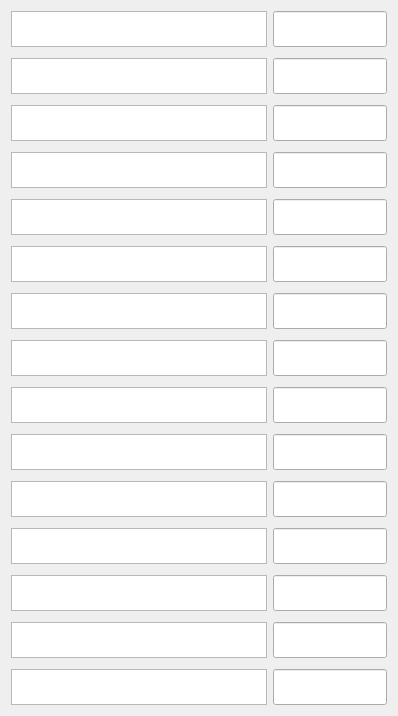
     <widget class="QWidget" name="scrollAreaWidgetContents">
      <property name="geometry">
       <rect>
        <x>0</x>
        <y>0</y>
        <width>398</width>
        <height>714</height>
       </rect>
      </property>
      <layout class="QGridLayout" name="gridLayout_5">
       <item row="0" column="0">
        <layout class="QGridLayout" name="gridLayout">
         <property name="verticalSpacing">
          <number>11</number>
         </property>
         <item row="17" column="1">
          <widget class="QgsFilterLineEdit" name="textEdit_Edit_11">
           <property name="maximumSize">
            <size>
             <width>16777215</width>
             <height>36</height>
            </size>
           </property>
           <property name="qgisRelation" stdset="0">
            <string notr="true"/>
           </property>
          </widget>
         </item>
         <item row="18" column="1">
          <widget class="QgsFilterLineEdit" name="textEdit_Edit_12">
           <property name="maximumSize">
            <size>
             <width>16777215</width>
             <height>36</height>
            </size>
           </property>
           <property name="qgisRelation" stdset="0">
            <string notr="true"/>
           </property>
          </widget>
         </item>
         <item row="17" column="0">
          <widget class="QTextBrowser" name="textBrowser_11">
           <property name="sizePolicy">
            <sizepolicy hsizetype="Expanding" vsizetype="Fixed">
             <horstretch>0</horstretch>
             <verstretch>0</verstretch>
            </sizepolicy>
           </property>
           <property name="maximumSize">
            <size>
             <width>16777215</width>
             <height>36</height>
            </size>
           </property>
           <property name="html">
            <string>&lt;!DOCTYPE HTML PUBLIC &quot;-//W3C//DTD HTML 4.0//EN&quot; &quot;http://www.w3.org/TR/REC-html40/strict.dtd&quot;&gt;
&lt;html&gt;&lt;head&gt;&lt;meta name=&quot;qrichtext&quot; content=&quot;1&quot; /&gt;&lt;style type=&quot;text/css&quot;&gt;
p, li { white-space: pre-wrap; }
&lt;/style&gt;&lt;/head&gt;&lt;body style=&quot; font-family:'MS Shell Dlg 2'; font-size:8.25pt; font-weight:400; font-style:normal;&quot;&gt;
&lt;p style=&quot;-qt-paragraph-type:empty; margin-top:0px; margin-bottom:0px; margin-left:0px; margin-right:0px; -qt-block-indent:0; text-indent:0px; font-size:12pt;&quot;&gt;&lt;br /&gt;&lt;/p&gt;&lt;/body&gt;&lt;/html&gt;</string>
           </property>
          </widget>
         </item>
         <item row="18" column="0">
          <widget class="QTextBrowser" name="textBrowser_12">
           <property name="sizePolicy">
            <sizepolicy hsizetype="Expanding" vsizetype="Fixed">
             <horstretch>0</horstretch>
             <verstretch>0</verstretch>
            </sizepolicy>
           </property>
           <property name="maximumSize">
            <size>
             <width>16777215</width>
             <height>36</height>
            </size>
           </property>
           <property name="html">
            <string>&lt;!DOCTYPE HTML PUBLIC &quot;-//W3C//DTD HTML 4.0//EN&quot; &quot;http://www.w3.org/TR/REC-html40/strict.dtd&quot;&gt;
&lt;html&gt;&lt;head&gt;&lt;meta name=&quot;qrichtext&quot; content=&quot;1&quot; /&gt;&lt;style type=&quot;text/css&quot;&gt;
p, li { white-space: pre-wrap; }
&lt;/style&gt;&lt;/head&gt;&lt;body style=&quot; font-family:'MS Shell Dlg 2'; font-size:8.25pt; font-weight:400; font-style:normal;&quot;&gt;
&lt;p style=&quot;-qt-paragraph-type:empty; margin-top:0px; margin-bottom:0px; margin-left:0px; margin-right:0px; -qt-block-indent:0; text-indent:0px; font-size:12pt;&quot;&gt;&lt;br /&gt;&lt;/p&gt;&lt;/body&gt;&lt;/html&gt;</string>
           </property>
          </widget>
         </item>
         <item row="19" column="0">
          <widget class="QTextBrowser" name="textBrowser_13">
           <property name="sizePolicy">
            <sizepolicy hsizetype="Expanding" vsizetype="Fixed">
             <horstretch>0</horstretch>
             <verstretch>0</verstretch>
            </sizepolicy>
           </property>
           <property name="maximumSize">
            <size>
             <width>16777215</width>
             <height>36</height>
            </size>
           </property>
           <property name="html">
            <string>&lt;!DOCTYPE HTML PUBLIC &quot;-//W3C//DTD HTML 4.0//EN&quot; &quot;http://www.w3.org/TR/REC-html40/strict.dtd&quot;&gt;
&lt;html&gt;&lt;head&gt;&lt;meta name=&quot;qrichtext&quot; content=&quot;1&quot; /&gt;&lt;style type=&quot;text/css&quot;&gt;
p, li { white-space: pre-wrap; }
&lt;/style&gt;&lt;/head&gt;&lt;body style=&quot; font-family:'MS Shell Dlg 2'; font-size:8.25pt; font-weight:400; font-style:normal;&quot;&gt;
&lt;p style=&quot;-qt-paragraph-type:empty; margin-top:0px; margin-bottom:0px; margin-left:0px; margin-right:0px; -qt-block-indent:0; text-indent:0px; font-size:12pt;&quot;&gt;&lt;br /&gt;&lt;/p&gt;&lt;/body&gt;&lt;/html&gt;</string>
           </property>
          </widget>
         </item>
         <item row="12" column="0">
          <widget class="QTextBrowser" name="textBrowser_6">
           <property name="sizePolicy">
            <sizepolicy hsizetype="Expanding" vsizetype="Fixed">
             <horstretch>0</horstretch>
             <verstretch>0</verstretch>
            </sizepolicy>
           </property>
           <property name="maximumSize">
            <size>
             <width>16777215</width>
             <height>36</height>
            </size>
           </property>
           <property name="html">
            <string>&lt;!DOCTYPE HTML PUBLIC &quot;-//W3C//DTD HTML 4.0//EN&quot; &quot;http://www.w3.org/TR/REC-html40/strict.dtd&quot;&gt;
&lt;html&gt;&lt;head&gt;&lt;meta name=&quot;qrichtext&quot; content=&quot;1&quot; /&gt;&lt;style type=&quot;text/css&quot;&gt;
p, li { white-space: pre-wrap; }
&lt;/style&gt;&lt;/head&gt;&lt;body style=&quot; font-family:'MS Shell Dlg 2'; font-size:8.25pt; font-weight:400; font-style:normal;&quot;&gt;
&lt;p style=&quot;-qt-paragraph-type:empty; margin-top:0px; margin-bottom:0px; margin-left:0px; margin-right:0px; -qt-block-indent:0; text-indent:0px; font-size:12pt;&quot;&gt;&lt;br /&gt;&lt;/p&gt;&lt;/body&gt;&lt;/html&gt;</string>
           </property>
          </widget>
         </item>
         <item row="10" column="1">
          <widget class="QgsFilterLineEdit" name="textEdit_Edit_4">
           <property name="maximumSize">
            <size>
             <width>16777215</width>
             <height>36</height>
            </size>
           </property>
           <property name="qgisRelation" stdset="0">
            <string notr="true"/>
           </property>
          </widget>
         </item>
         <item row="6" column="1">
          <widget class="QgsFilterLineEdit" name="textEdit_Edit_0">
           <property name="maximumSize">
            <size>
             <width>16777215</width>
             <height>36</height>
            </size>
           </property>
           <property name="qgisRelation" stdset="0">
            <string notr="true"/>
           </property>
          </widget>
         </item>
         <item row="11" column="1">
          <widget class="QgsFilterLineEdit" name="textEdit_Edit_5">
           <property name="maximumSize">
            <size>
             <width>16777215</width>
             <height>36</height>
            </size>
           </property>
           <property name="qgisRelation" stdset="0">
            <string notr="true"/>
           </property>
          </widget>
         </item>
         <item row="16" column="0">
          <widget class="QTextBrowser" name="textBrowser_10">
           <property name="sizePolicy">
            <sizepolicy hsizetype="Expanding" vsizetype="Fixed">
             <horstretch>0</horstretch>
             <verstretch>0</verstretch>
            </sizepolicy>
           </property>
           <property name="maximumSize">
            <size>
             <width>16777215</width>
             <height>36</height>
            </size>
           </property>
           <property name="html">
            <string>&lt;!DOCTYPE HTML PUBLIC &quot;-//W3C//DTD HTML 4.0//EN&quot; &quot;http://www.w3.org/TR/REC-html40/strict.dtd&quot;&gt;
&lt;html&gt;&lt;head&gt;&lt;meta name=&quot;qrichtext&quot; content=&quot;1&quot; /&gt;&lt;style type=&quot;text/css&quot;&gt;
p, li { white-space: pre-wrap; }
&lt;/style&gt;&lt;/head&gt;&lt;body style=&quot; font-family:'MS Shell Dlg 2'; font-size:8.25pt; font-weight:400; font-style:normal;&quot;&gt;
&lt;p style=&quot;-qt-paragraph-type:empty; margin-top:0px; margin-bottom:0px; margin-left:0px; margin-right:0px; -qt-block-indent:0; text-indent:0px; font-size:12pt;&quot;&gt;&lt;br /&gt;&lt;/p&gt;&lt;/body&gt;&lt;/html&gt;</string>
           </property>
          </widget>
         </item>
         <item row="6" column="0">
          <widget class="QTextBrowser" name="textBrowser_0">
           <property name="sizePolicy">
            <sizepolicy hsizetype="Expanding" vsizetype="Fixed">
             <horstretch>0</horstretch>
             <verstretch>0</verstretch>
            </sizepolicy>
           </property>
           <property name="maximumSize">
            <size>
             <width>16777215</width>
             <height>36</height>
            </size>
           </property>
           <property name="html">
            <string>&lt;!DOCTYPE HTML PUBLIC &quot;-//W3C//DTD HTML 4.0//EN&quot; &quot;http://www.w3.org/TR/REC-html40/strict.dtd&quot;&gt;
&lt;html&gt;&lt;head&gt;&lt;meta name=&quot;qrichtext&quot; content=&quot;1&quot; /&gt;&lt;style type=&quot;text/css&quot;&gt;
p, li { white-space: pre-wrap; }
&lt;/style&gt;&lt;/head&gt;&lt;body style=&quot; font-family:'MS Shell Dlg 2'; font-size:8.25pt; font-weight:400; font-style:normal;&quot;&gt;
&lt;p style=&quot;-qt-paragraph-type:empty; margin-top:0px; margin-bottom:0px; margin-left:0px; margin-right:0px; -qt-block-indent:0; text-indent:0px; font-size:12pt;&quot;&gt;&lt;br /&gt;&lt;/p&gt;&lt;/body&gt;&lt;/html&gt;</string>
           </property>
          </widget>
         </item>
         <item row="15" column="0">
          <widget class="QTextBrowser" name="textBrowser_9">
           <property name="sizePolicy">
            <sizepolicy hsizetype="Expanding" vsizetype="Fixed">
             <horstretch>0</horstretch>
             <verstretch>0</verstretch>
            </sizepolicy>
           </property>
           <property name="maximumSize">
            <size>
             <width>16777215</width>
             <height>36</height>
            </size>
           </property>
           <property name="html">
            <string>&lt;!DOCTYPE HTML PUBLIC &quot;-//W3C//DTD HTML 4.0//EN&quot; &quot;http://www.w3.org/TR/REC-html40/strict.dtd&quot;&gt;
&lt;html&gt;&lt;head&gt;&lt;meta name=&quot;qrichtext&quot; content=&quot;1&quot; /&gt;&lt;style type=&quot;text/css&quot;&gt;
p, li { white-space: pre-wrap; }
&lt;/style&gt;&lt;/head&gt;&lt;body style=&quot; font-family:'MS Shell Dlg 2'; font-size:8.25pt; font-weight:400; font-style:normal;&quot;&gt;
&lt;p style=&quot;-qt-paragraph-type:empty; margin-top:0px; margin-bottom:0px; margin-left:0px; margin-right:0px; -qt-block-indent:0; text-indent:0px; font-size:12pt;&quot;&gt;&lt;br /&gt;&lt;/p&gt;&lt;/body&gt;&lt;/html&gt;</string>
           </property>
          </widget>
         </item>
         <item row="8" column="1">
          <widget class="QgsFilterLineEdit" name="textEdit_Edit_2">
           <property name="maximumSize">
            <size>
             <width>16777215</width>
             <height>36</height>
            </size>
           </property>
           <property name="qgisRelation" stdset="0">
            <string notr="true"/>
           </property>
          </widget>
         </item>
         <item row="8" column="0">
          <widget class="QTextBrowser" name="textBrowser_2">
           <property name="sizePolicy">
            <sizepolicy hsizetype="Expanding" vsizetype="Fixed">
             <horstretch>0</horstretch>
             <verstretch>0</verstretch>
            </sizepolicy>
           </property>
           <property name="maximumSize">
            <size>
             <width>16777215</width>
             <height>36</height>
            </size>
           </property>
           <property name="html">
            <string>&lt;!DOCTYPE HTML PUBLIC &quot;-//W3C//DTD HTML 4.0//EN&quot; &quot;http://www.w3.org/TR/REC-html40/strict.dtd&quot;&gt;
&lt;html&gt;&lt;head&gt;&lt;meta name=&quot;qrichtext&quot; content=&quot;1&quot; /&gt;&lt;style type=&quot;text/css&quot;&gt;
p, li { white-space: pre-wrap; }
&lt;/style&gt;&lt;/head&gt;&lt;body style=&quot; font-family:'MS Shell Dlg 2'; font-size:8.25pt; font-weight:400; font-style:normal;&quot;&gt;
&lt;p style=&quot;-qt-paragraph-type:empty; margin-top:0px; margin-bottom:0px; margin-left:0px; margin-right:0px; -qt-block-indent:0; text-indent:0px; font-size:12pt;&quot;&gt;&lt;br /&gt;&lt;/p&gt;&lt;/body&gt;&lt;/html&gt;</string>
           </property>
          </widget>
         </item>
         <item row="14" column="0">
          <widget class="QTextBrowser" name="textBrowser_8">
           <property name="sizePolicy">
            <sizepolicy hsizetype="Expanding" vsizetype="Fixed">
             <horstretch>0</horstretch>
             <verstretch>0</verstretch>
            </sizepolicy>
           </property>
           <property name="maximumSize">
            <size>
             <width>16777215</width>
             <height>36</height>
            </size>
           </property>
           <property name="html">
            <string>&lt;!DOCTYPE HTML PUBLIC &quot;-//W3C//DTD HTML 4.0//EN&quot; &quot;http://www.w3.org/TR/REC-html40/strict.dtd&quot;&gt;
&lt;html&gt;&lt;head&gt;&lt;meta name=&quot;qrichtext&quot; content=&quot;1&quot; /&gt;&lt;style type=&quot;text/css&quot;&gt;
p, li { white-space: pre-wrap; }
&lt;/style&gt;&lt;/head&gt;&lt;body style=&quot; font-family:'MS Shell Dlg 2'; font-size:8.25pt; font-weight:400; font-style:normal;&quot;&gt;
&lt;p style=&quot;-qt-paragraph-type:empty; margin-top:0px; margin-bottom:0px; margin-left:0px; margin-right:0px; -qt-block-indent:0; text-indent:0px; font-size:12pt;&quot;&gt;&lt;br /&gt;&lt;/p&gt;&lt;/body&gt;&lt;/html&gt;</string>
           </property>
          </widget>
         </item>
         <item row="9" column="1">
          <widget class="QgsFilterLineEdit" name="textEdit_Edit_3">
           <property name="maximumSize">
            <size>
             <width>16777215</width>
             <height>36</height>
            </size>
           </property>
           <property name="qgisRelation" stdset="0">
            <string notr="true"/>
           </property>
          </widget>
         </item>
         <item row="9" column="0">
          <widget class="QTextBrowser" name="textBrowser_3">
           <property name="sizePolicy">
            <sizepolicy hsizetype="Expanding" vsizetype="Fixed">
             <horstretch>0</horstretch>
             <verstretch>0</verstretch>
            </sizepolicy>
           </property>
           <property name="maximumSize">
            <size>
             <width>16777215</width>
             <height>36</height>
            </size>
           </property>
           <property name="html">
            <string>&lt;!DOCTYPE HTML PUBLIC &quot;-//W3C//DTD HTML 4.0//EN&quot; &quot;http://www.w3.org/TR/REC-html40/strict.dtd&quot;&gt;
&lt;html&gt;&lt;head&gt;&lt;meta name=&quot;qrichtext&quot; content=&quot;1&quot; /&gt;&lt;style type=&quot;text/css&quot;&gt;
p, li { white-space: pre-wrap; }
&lt;/style&gt;&lt;/head&gt;&lt;body style=&quot; font-family:'MS Shell Dlg 2'; font-size:8.25pt; font-weight:400; font-style:normal;&quot;&gt;
&lt;p style=&quot;-qt-paragraph-type:empty; margin-top:0px; margin-bottom:0px; margin-left:0px; margin-right:0px; -qt-block-indent:0; text-indent:0px; font-size:12pt;&quot;&gt;&lt;br /&gt;&lt;/p&gt;&lt;/body&gt;&lt;/html&gt;</string>
           </property>
          </widget>
         </item>
         <item row="13" column="0">
          <widget class="QTextBrowser" name="textBrowser_7">
           <property name="sizePolicy">
            <sizepolicy hsizetype="Expanding" vsizetype="Fixed">
             <horstretch>0</horstretch>
             <verstretch>0</verstretch>
            </sizepolicy>
           </property>
           <property name="maximumSize">
            <size>
             <width>16777215</width>
             <height>36</height>
            </size>
           </property>
           <property name="html">
            <string>&lt;!DOCTYPE HTML PUBLIC &quot;-//W3C//DTD HTML 4.0//EN&quot; &quot;http://www.w3.org/TR/REC-html40/strict.dtd&quot;&gt;
&lt;html&gt;&lt;head&gt;&lt;meta name=&quot;qrichtext&quot; content=&quot;1&quot; /&gt;&lt;style type=&quot;text/css&quot;&gt;
p, li { white-space: pre-wrap; }
&lt;/style&gt;&lt;/head&gt;&lt;body style=&quot; font-family:'MS Shell Dlg 2'; font-size:8.25pt; font-weight:400; font-style:normal;&quot;&gt;
&lt;p style=&quot;-qt-paragraph-type:empty; margin-top:0px; margin-bottom:0px; margin-left:0px; margin-right:0px; -qt-block-indent:0; text-indent:0px; font-size:12pt;&quot;&gt;&lt;br /&gt;&lt;/p&gt;&lt;/body&gt;&lt;/html&gt;</string>
           </property>
          </widget>
         </item>
         <item row="7" column="1">
          <widget class="QgsFilterLineEdit" name="textEdit_Edit_1">
           <property name="maximumSize">
            <size>
             <width>16777215</width>
             <height>36</height>
            </size>
           </property>
           <property name="qgisRelation" stdset="0">
            <string notr="true"/>
           </property>
          </widget>
         </item>
         <item row="7" column="0">
          <widget class="QTextBrowser" name="textBrowser_1">
           <property name="sizePolicy">
            <sizepolicy hsizetype="Expanding" vsizetype="Fixed">
             <horstretch>0</horstretch>
             <verstretch>0</verstretch>
            </sizepolicy>
           </property>
           <property name="maximumSize">
            <size>
             <width>16777215</width>
             <height>36</height>
            </size>
           </property>
           <property name="html">
            <string>&lt;!DOCTYPE HTML PUBLIC &quot;-//W3C//DTD HTML 4.0//EN&quot; &quot;http://www.w3.org/TR/REC-html40/strict.dtd&quot;&gt;
&lt;html&gt;&lt;head&gt;&lt;meta name=&quot;qrichtext&quot; content=&quot;1&quot; /&gt;&lt;style type=&quot;text/css&quot;&gt;
p, li { white-space: pre-wrap; }
&lt;/style&gt;&lt;/head&gt;&lt;body style=&quot; font-family:'MS Shell Dlg 2'; font-size:8.25pt; font-weight:400; font-style:normal;&quot;&gt;
&lt;p style=&quot;-qt-paragraph-type:empty; margin-top:0px; margin-bottom:0px; margin-left:0px; margin-right:0px; -qt-block-indent:0; text-indent:0px; font-size:12pt;&quot;&gt;&lt;br /&gt;&lt;/p&gt;&lt;/body&gt;&lt;/html&gt;</string>
           </property>
          </widget>
         </item>
         <item row="15" column="1">
          <widget class="QgsFilterLineEdit" name="textEdit_Edit_9">
           <property name="maximumSize">
            <size>
             <width>16777215</width>
             <height>36</height>
            </size>
           </property>
           <property name="qgisRelation" stdset="0">
            <string notr="true"/>
           </property>
          </widget>
         </item>
         <item row="11" column="0">
          <widget class="QTextBrowser" name="textBrowser_5">
           <property name="sizePolicy">
            <sizepolicy hsizetype="Expanding" vsizetype="Fixed">
             <horstretch>0</horstretch>
             <verstretch>0</verstretch>
            </sizepolicy>
           </property>
           <property name="maximumSize">
            <size>
             <width>16777215</width>
             <height>36</height>
            </size>
           </property>
           <property name="html">
            <string>&lt;!DOCTYPE HTML PUBLIC &quot;-//W3C//DTD HTML 4.0//EN&quot; &quot;http://www.w3.org/TR/REC-html40/strict.dtd&quot;&gt;
&lt;html&gt;&lt;head&gt;&lt;meta name=&quot;qrichtext&quot; content=&quot;1&quot; /&gt;&lt;style type=&quot;text/css&quot;&gt;
p, li { white-space: pre-wrap; }
&lt;/style&gt;&lt;/head&gt;&lt;body style=&quot; font-family:'MS Shell Dlg 2'; font-size:8.25pt; font-weight:400; font-style:normal;&quot;&gt;
&lt;p style=&quot;-qt-paragraph-type:empty; margin-top:0px; margin-bottom:0px; margin-left:0px; margin-right:0px; -qt-block-indent:0; text-indent:0px; font-size:12pt;&quot;&gt;&lt;br /&gt;&lt;/p&gt;&lt;/body&gt;&lt;/html&gt;</string>
           </property>
          </widget>
         </item>
         <item row="14" column="1">
          <widget class="QgsFilterLineEdit" name="textEdit_Edit_8">
           <property name="maximumSize">
            <size>
             <width>16777215</width>
             <height>36</height>
            </size>
           </property>
           <property name="qgisRelation" stdset="0">
            <string notr="true"/>
           </property>
          </widget>
         </item>
         <item row="12" column="1">
          <widget class="QgsFilterLineEdit" name="textEdit_Edit_6">
           <property name="maximumSize">
            <size>
             <width>16777215</width>
             <height>36</height>
            </size>
           </property>
           <property name="qgisRelation" stdset="0">
            <string notr="true"/>
           </property>
          </widget>
         </item>
         <item row="16" column="1">
          <widget class="QgsFilterLineEdit" name="textEdit_Edit_10">
           <property name="maximumSize">
            <size>
             <width>16777215</width>
             <height>36</height>
            </size>
           </property>
           <property name="qgisRelation" stdset="0">
            <string notr="true"/>
           </property>
          </widget>
         </item>
         <item row="13" column="1">
          <widget class="QgsFilterLineEdit" name="textEdit_Edit_7">
           <property name="maximumSize">
            <size>
             <width>16777215</width>
             <height>36</height>
            </size>
           </property>
           <property name="qgisRelation" stdset="0">
            <string notr="true"/>
           </property>
          </widget>
         </item>
         <item row="10" column="0">
          <widget class="QTextBrowser" name="textBrowser_4">
           <property name="sizePolicy">
            <sizepolicy hsizetype="Expanding" vsizetype="Fixed">
             <horstretch>0</horstretch>
             <verstretch>0</verstretch>
            </sizepolicy>
           </property>
           <property name="maximumSize">
            <size>
             <width>16777215</width>
             <height>36</height>
            </size>
           </property>
           <property name="html">
            <string>&lt;!DOCTYPE HTML PUBLIC &quot;-//W3C//DTD HTML 4.0//EN&quot; &quot;http://www.w3.org/TR/REC-html40/strict.dtd&quot;&gt;
&lt;html&gt;&lt;head&gt;&lt;meta name=&quot;qrichtext&quot; content=&quot;1&quot; /&gt;&lt;style type=&quot;text/css&quot;&gt;
p, li { white-space: pre-wrap; }
&lt;/style&gt;&lt;/head&gt;&lt;body style=&quot; font-family:'MS Shell Dlg 2'; font-size:8.25pt; font-weight:400; font-style:normal;&quot;&gt;
&lt;p style=&quot;-qt-paragraph-type:empty; margin-top:0px; margin-bottom:0px; margin-left:0px; margin-right:0px; -qt-block-indent:0; text-indent:0px; font-size:12pt;&quot;&gt;&lt;br /&gt;&lt;/p&gt;&lt;/body&gt;&lt;/html&gt;</string>
           </property>
          </widget>
         </item>
         <item row="20" column="0">
          <widget class="QTextBrowser" name="textBrowser_14">
           <property name="sizePolicy">
            <sizepolicy hsizetype="Expanding" vsizetype="Fixed">
             <horstretch>0</horstretch>
             <verstretch>0</verstretch>
            </sizepolicy>
           </property>
           <property name="maximumSize">
            <size>
             <width>16777215</width>
             <height>36</height>
            </size>
           </property>
           <property name="html">
            <string>&lt;!DOCTYPE HTML PUBLIC &quot;-//W3C//DTD HTML 4.0//EN&quot; &quot;http://www.w3.org/TR/REC-html40/strict.dtd&quot;&gt;
&lt;html&gt;&lt;head&gt;&lt;meta name=&quot;qrichtext&quot; content=&quot;1&quot; /&gt;&lt;style type=&quot;text/css&quot;&gt;
p, li { white-space: pre-wrap; }
&lt;/style&gt;&lt;/head&gt;&lt;body style=&quot; font-family:'MS Shell Dlg 2'; font-size:8.25pt; font-weight:400; font-style:normal;&quot;&gt;
&lt;p style=&quot;-qt-paragraph-type:empty; margin-top:0px; margin-bottom:0px; margin-left:0px; margin-right:0px; -qt-block-indent:0; text-indent:0px; font-size:12pt;&quot;&gt;&lt;br /&gt;&lt;/p&gt;&lt;/body&gt;&lt;/html&gt;</string>
           </property>
          </widget>
         </item>
         <item row="19" column="1">
          <widget class="QgsFilterLineEdit" name="textEdit_Edit_13">
           <property name="maximumSize">
            <size>
             <width>16777215</width>
             <height>36</height>
            </size>
           </property>
           <property name="qgisRelation" stdset="0">
            <string notr="true"/>
           </property>
          </widget>
         </item>
         <item row="20" column="1">
          <widget class="QgsFilterLineEdit" name="textEdit_Edit_14">
           <property name="maximumSize">
            <size>
             <width>16777215</width>
             <height>36</height>
            </size>
           </property>
           <property name="qgisRelation" stdset="0">
            <string notr="true"/>
           </property>
          </widget>
         </item>
        </layout>
       </item>
      </layout>
     </widget>
